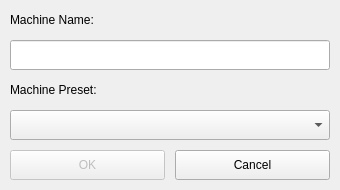
<?xml version="1.0" encoding="UTF-8"?>
<ui version="4.0">
 <class>MainWindow</class>
 <widget class="QMainWindow" name="MainWindow">
  <property name="geometry">
   <rect>
    <x>0</x>
    <y>0</y>
    <width>340</width>
    <height>190</height>
   </rect>
  </property>
  <property name="minimumSize">
   <size>
    <width>340</width>
    <height>190</height>
   </size>
  </property>
  <property name="maximumSize">
   <size>
    <width>340</width>
    <height>190</height>
   </size>
  </property>
  <property name="windowTitle">
   <string>Create Machine</string>
  </property>
  <property name="windowIcon">
   <iconset>
    <normaloff>../assets/favicon.png</normaloff>../assets/favicon.png</iconset>
  </property>
  <widget class="QWidget" name="centralwidget">
   <widget class="QLabel" name="nameLabel">
    <property name="geometry">
     <rect>
      <x>10</x>
      <y>10</y>
      <width>171</width>
      <height>20</height>
     </rect>
    </property>
    <property name="text">
     <string>Machine Name: </string>
    </property>
   </widget>
   <widget class="QLineEdit" name="nameEdit">
    <property name="geometry">
     <rect>
      <x>10</x>
      <y>40</y>
      <width>320</width>
      <height>30</height>
     </rect>
    </property>
   </widget>
   <widget class="QLabel" name="presetLabel">
    <property name="geometry">
     <rect>
      <x>10</x>
      <y>80</y>
      <width>171</width>
      <height>20</height>
     </rect>
    </property>
    <property name="text">
     <string>Machine Preset:</string>
    </property>
   </widget>
   <widget class="QComboBox" name="presetBox">
    <property name="geometry">
     <rect>
      <x>10</x>
      <y>110</y>
      <width>320</width>
      <height>30</height>
     </rect>
    </property>
   </widget>
   <widget class="QPushButton" name="applyButton">
    <property name="enabled">
     <bool>false</bool>
    </property>
    <property name="geometry">
     <rect>
      <x>10</x>
      <y>150</y>
      <width>155</width>
      <height>30</height>
     </rect>
    </property>
    <property name="text">
     <string>OK</string>
    </property>
   </widget>
   <widget class="QPushButton" name="cancelButton">
    <property name="geometry">
     <rect>
      <x>175</x>
      <y>150</y>
      <width>155</width>
      <height>30</height>
     </rect>
    </property>
    <property name="text">
     <string>Cancel</string>
    </property>
   </widget>
  </widget>
 </widget>
 <resources/>
 <connections/>
</ui>
